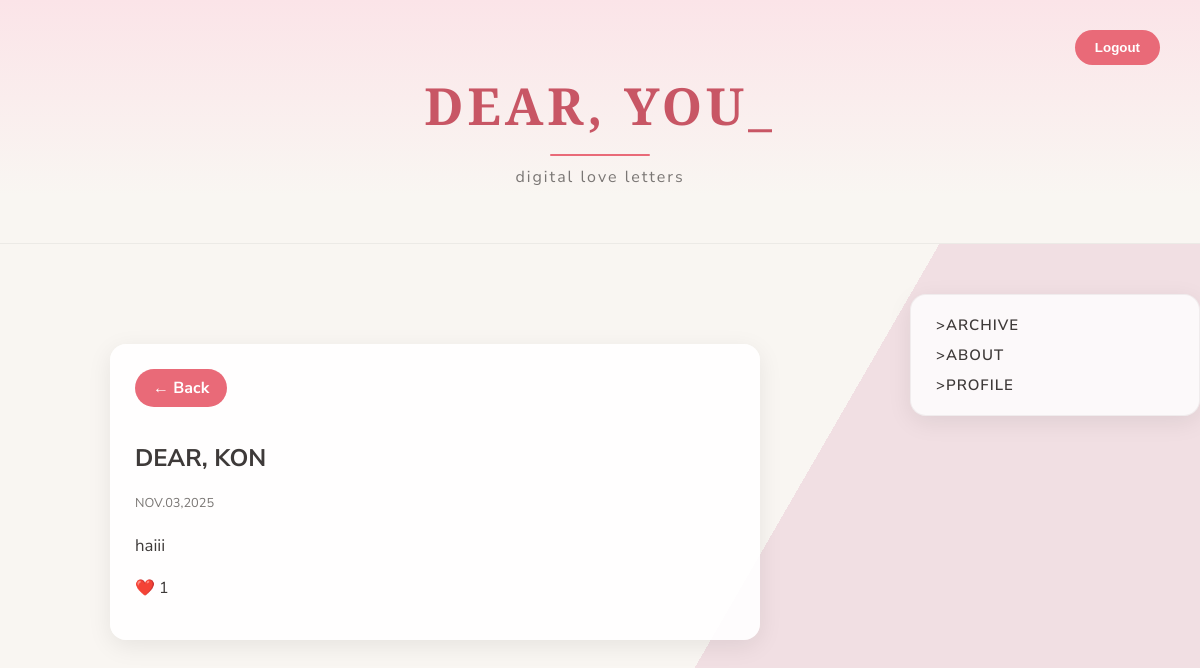
The page /letterarchive/9 on the database as committed earlier.
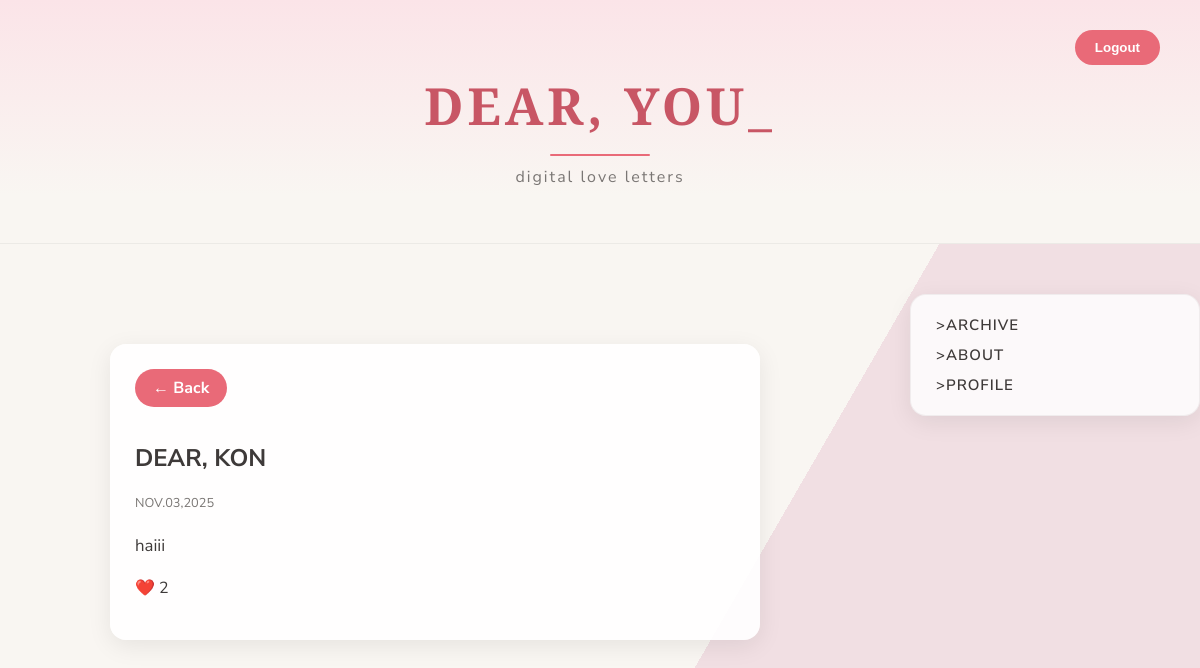
The same page on the database as committed later.
### app.py (models this page shows)
class Letter(db.Model):
    id = db.Column(db.Integer, primary_key=True)
    recipient = db.Column(db.String(200), nullable=False)
    message = db.Column(db.Text, nullable=False)
    created = db.Column(db.DateTime, default=datetime.utcnow)
    hearts = db.Column(db.Integer, default=0)
    user_id = db.Column(db.Integer, db.ForeignKey('user.id'))

### app.py (the view)
@app.route('/letterarchive/<int:letter_id>')
def display_letter_archive(letter_id):
    letter = Letter.query.get_or_404(letter_id)
    return render_template('display_archive.html', letter=letter)

### templates/display_archive.html (shortened to what this page needs)
<!DOCTYPE html>
<html lang="en">
<head>
<link rel="stylesheet" href="{{ url_for('static', filename='style.css') }}">
</head>
<body>
<header>
    <h1>DEAR, YOU_</h1>
    <div class="line"></div>
    <p class="subtext">digital love letters</p>
    <div class="auth-buttons">
        <form action="{{ url_for('logout') }}" method="GET">
            <button type="submit">Logout</button>
        </form>
    </div>
</header>
<div class="main-container">
    <div class="left-panel">
        <div class="letter-full">
            <a href="{{ url_for('archive') }}" class="back-btn">← Back</a>
            <h2>DEAR, {{ letter.recipient|upper }}</h2>
            <p class="letter-date">{{ letter.created.strftime('%b.%d,%Y')|upper }}</p>
            <p class="letter-message-full">{{ letter.message }}</p>
            <p>❤️ {{ letter.hearts }}</p>
        </div>
    </div>
    <div class="right-panel">
        <nav class="side-nav">
            <a href="{{ url_for('archive') }}">>ARCHIVE</a>
            <a href="{{ url_for('about') }}">>ABOUT</a>
            <a href="{{ url_for('profile') }}">>PROFILE</a>
        </nav>
    </div>
</div>
</body>
</html>

Rows that differ between the two databases and show on the page:
changed Letter "KON": hearts "1" → "2"
